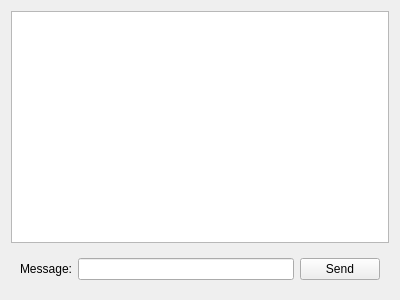
<?xml version="1.0" encoding="UTF-8"?>
<ui version="4.0">
 <class>ClientChatWidget</class>
 <widget class="QWidget" name="ClientChatWidget">
  <property name="geometry">
   <rect>
    <x>0</x>
    <y>0</y>
    <width>400</width>
    <height>300</height>
   </rect>
  </property>
  <property name="windowTitle">
   <string>Form</string>
  </property>
  <layout class="QVBoxLayout" name="verticalLayout">
   <item>
    <widget class="QListWidget" name="lstMessages"/>
   </item>
   <item>
    <widget class="QWidget" name="wdgSend" native="true">
     <layout class="QHBoxLayout" name="horizontalLayout">
      <item>
       <widget class="QLabel" name="label">
        <property name="text">
         <string>Message:</string>
        </property>
       </widget>
      </item>
      <item>
       <widget class="QLineEdit" name="lnMessage"/>
      </item>
      <item>
       <widget class="QPushButton" name="btnSend">
        <property name="text">
         <string>Send</string>
        </property>
       </widget>
      </item>
     </layout>
    </widget>
   </item>
  </layout>
 </widget>
 <resources/>
 <connections/>
</ui>
